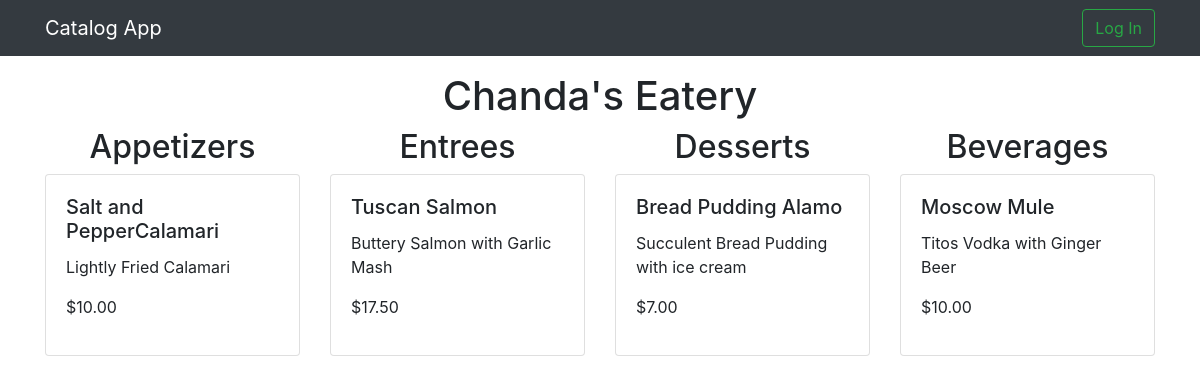
Page /restaurant/1/menu on the committed database.
### database_setup.py (models this page shows, shortened)
class Restaurant(Base):
    __tablename__ = 'restaurant'
    id = Column(Integer, primary_key=True)
    name = Column(String(250), nullable=False)
    user_id = Column(Integer, ForeignKey('user.id'))
    user = relationship(User)

class MenuItem(Base):
    __tablename__ = 'menu_item'
    name = Column(String(80), nullable=False)
    id = Column(Integer, primary_key=True)
    description = Column(String(250))
    price = Column(String(8))
    course = Column(String(250))
    restaurant_id = Column(Integer, ForeignKey('restaurant.id'))
    restaurant = relationship(Restaurant)
    user_id = Column(Integer, ForeignKey('user.id'))
    user = relationship(User)

### restaurant.py (the view)
@app.route('/restaurant/<int:restaurant_Id>')
@app.route('/restaurant/<int:restaurant_Id>/menu')
def showRestaurantMenu(restaurant_Id):
    restaurant = session.query(Restaurant).filter_by(id=restaurant_Id).one()
    creator = getUserInfo(restaurant.user_id)
    items = session.query(MenuItem).filter_by(restaurant_id=restaurant.id).all()
    if 'username' not in login_session or creator.id != login_session['user_id']:
        return render_template('publicRestaurantMenus.html', items=items, restaurant=restaurant, creator=creator)
    else:
        return render_template('restaurantMenu.html', restaurant=restaurant, items=items)

### restaurant.py (called while the page is built)
def getUserInfo(user_id):
    user = session.query(User).filter_by(id=user_id).one()
    return user

### templates/publicRestaurantMenus.html
{% extends "main.html" %}
{% block content %}
<div class="row">
    <div class="col" style="text-align: center;">
        <h1>{{restaurant.name}}</h1>
    </div>
</div>
{% if items != [] %}
<div class="row">
    <div class="col-md-3">
        <h2 style="text-align: center;">Appetizers</h2>
        {% for i in items %}
        {% if i.course == 'Appetizer' %}
        <div class="card my-2">
            <div class="card-body">
                <h5 class="card-title">{{i.name}}</h5>
                <p class="card-text">{{i.description}}</p>
                <p class="menu-price">{{i.price}}</p>
            </div>
        </div>
        {% endif %}
        {% endfor %}
    </div>
    <div class="col-md-3">
        <h2 style="text-align: center;">Entrees</h2>
        {% for i in items %}
        {% if i.course == 'Entree' %}
        <div class="card my-2">
            <div class="card-body">
                <h5 class="card-title">{{i.name}}</h5>
                <p class="card-text">{{i.description}}</p>
                <p class="menu-price">{{i.price}}</p>
            </div>
        </div>
        {% endif %}
        {% endfor %}
    </div>
    <div class="col-md-3">
        <h2 style="text-align: center;">Desserts</h2>
        {% for i in items %}
        {% if i.course == 'Dessert' %}
        <div class="card my-2">
            <div class="card-body">
                <h5 class="card-title">{{i.name}}</h5>
                <p class="card-text">{{i.description}}</p>
                <p class="menu-price">{{i.price}}</p>
            </div>
        </div>
        {% endif %}
        {% endfor %}
    </div>
    <div class="col-md-3">
        <h2 style="text-align: center;">Beverages</h2>
        {% for i in items %}
        {% if i.course == 'Beverage' %}
        <div class="card my-2">
            <div class="card-body">
                <h5 class="card-title">{{i.name}}</h5>
                <p class="card-text">{{i.description}}</p>
                <p class="menu-price">{{i.price}}</p>
            </div>
        </div>
        {% endif %}
        {% endfor %}
    </div>
</div>
{% else %}
<h4>There are no menus for the current restaurant.</h4>
{% endif %}
{% endblock %}

### templates/main.html (shortened to what this page needs)
<!DOCTYPE html>
<html lang="en">
<head>
	<link rel="stylesheet" href="https://maxcdn.bootstrapcdn.com/bootstrap/4.0.0/css/bootstrap.min.css"
>
</head>
<body>
	{% include "header.html" %}
	<div class="container">
		{% block content %}
		{% endblock %}
	</div>
</body>
</html>

### templates/header.html (shortened to what this page needs)
<nav class="navbar navbar-expand-lg navbar-dark bg-dark mb-3">
    <div class="container">
        <div class="collapse navbar-collapse" id="navbarTogglerDemo01">
            <a class="navbar-brand" href="{{url_for('showRestaurants')}}">Catalog App</a>
            {%if 'username' not in session %}
			<a href="{{url_for('showLogin')}}" class="btn btn-outline-success my-2 my-sm-0" aria-pressed="true"
                role="button">Log In</a>
			{% else %}
			<a href="{{url_for('gdisconnect')}}" class="btn btn-outline-success my-2 my-sm-0" aria-pressed="true"
                role="button">Log Out</a>
            {% endif %}
        </div>
    </div>
</nav>

### rows in the picture
Restaurant: name "Chanda's Eatery"
MenuItem: name "Salt and PepperCalamari", description "Lightly Fried Calamari", price "$10.00"
MenuItem: name "Tuscan Salmon", description "Buttery Salmon with Garlic Mash", price "$17.50"
MenuItem: name "Bread Pudding Alamo", description "Succulent Bread Pudding with ice cream", price "$7.00"
MenuItem: name "Moscow Mule", description "Titos Vodka with Ginger Beer", price "$10.00"
